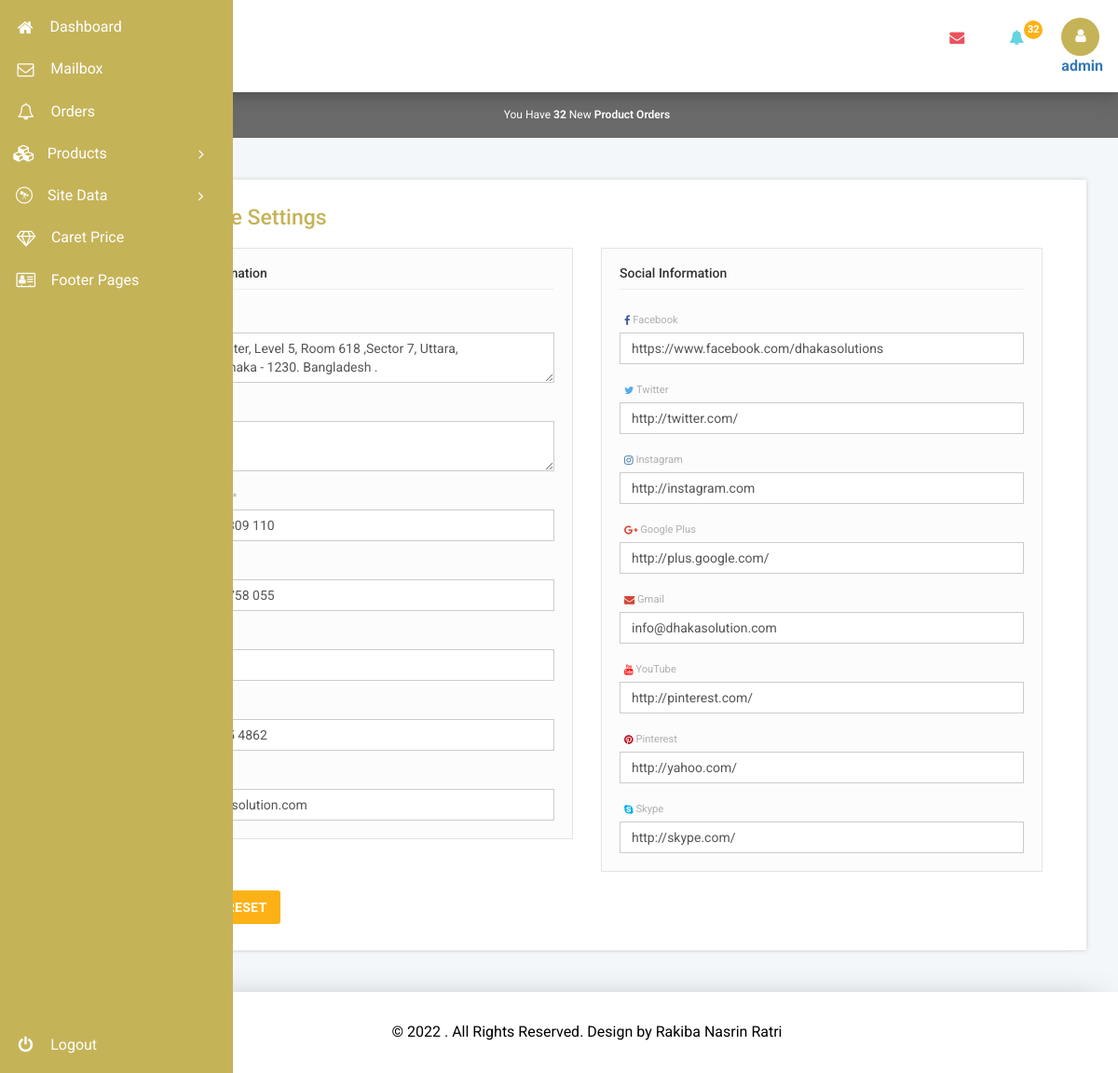
The app's page /admin/update-site-settings.php?ref=cin (signed in) with its own data.
### tables this page shows
CREATE TABLE IF NOT EXISTS `contact_information` (
  `address` text NOT NULL,
  `address2` text NOT NULL,
  `mobile1` varchar(90) NOT NULL,
  `mobile2` varchar(90) NOT NULL,
  `mobile3` varchar(90) NOT NULL,
  `phone` varchar(90) NOT NULL,
  `email` varchar(90) NOT NULL,
  `facebook` varchar(900) DEFAULT NULL,
  `twitter` varchar(900) DEFAULT NULL,
  `instagram` varchar(900) DEFAULT NULL,
  `linkedin` varchar(900) NOT NULL,
  `googleplus` varchar(900) DEFAULT NULL,
  `gmail` varchar(900) DEFAULT NULL,
  `youtube` varchar(900) DEFAULT NULL,
  `yahoo` varchar(900) DEFAULT NULL,
  `skype` varchar(900) DEFAULT NULL
);

### admin/includes/functions.php (called while the page is built, shortened)
<?php
	function get_contact_information($index) {
		return get_single_index_data("contact_information", true, $index);
	}
	function get_orders($extra_sql=true) {
		return get_some_data("p_order", $extra_sql);
	}
	function get_some_data($tablename, $condition, $needed_index='*') {
		global $conn;
		$get = "SELECT ".$needed_index." FROM ".$tablename." ";
		$get.= "WHERE ".$condition;
		$result = $conn->query($get);
		return $result;
	}
	function get_single_index_data($tablename, $condition, $index) {
		global $conn;
		$get = "SELECT ".$index." FROM ".$tablename." ";
		$get.= "WHERE ".$condition;
		$result = $conn->query($get);
		$row = $result->fetch_array();
		return $row[$index];
	}

### admin/update-site-settings.php (the view, shortened to what this page needs)
<?php
	include "../doc/includes/config.php";
	require_once "includes/functions.php";
	$dt = isset($_GET['ref']) ? $_GET['ref'] : exit(header('Location: index.php'));
?>
<?php include "includes/header.php"; ?>
<div class="main-grid">
	<div class="panel panel-widget">
		<div class="row my-div">
			<div class="col-md-12 my-div-heading"><h2>Update Site Settings</h2></div>
			<div class="col-md-12">
				<div class="form-body form-body-info">
					<div class="row">
					<?php if($dt == 'caret'){ ?>
						<div class="col-md-6 col-md-offset-3">
							<div class="well">
								<form enctype="multipart/form-data" method="post" action="" class="valida" >
									<input type="hidden" name="update_caret" value="1" />
									<div class="form-group">
										<label>Per caret price</label>
										<input type="text" class="form-control" placeholder="Page Title" name="title" value="<?php echo get_caret_price(); ?>">
									</div>
									<div class="form-group">
										<button type="submit" class="btn btn-primary">Submit</button>
									</div>
								</form>
							</div>
						</div>
					<?php } else if($dt == 'cin') { ?>
						<form enctype="multipart/form-data" method="post" action="" class="valida">
							<div class="col-lg-6 col-md-6">
								<div class="well">
									<h5>Contact Information</h5><hr>
									<div class="form-group">
										<label for="field-3">Address</label>
										<textarea name="address" required="true" id="field-3" class="form-control"><?php echo get_contact_information('address'); ?></textarea>
									</div>
									<div class="form-group">
										<label for="field-3-2">Address Line 2</label>
										<textarea name="address2" id="field-3-2" class="form-control"><?php echo get_contact_information('address2'); ?></textarea>
									</div>
									<div class="form-group">
										<label for="field-4">Mobile Number 1</label>
										<input type="text" value="<?php echo get_contact_information('mobile1'); ?>" name="mobile1" required="true" id="field-4" class="form-control">
									</div>
									<div class="form-group">
										<label for="field-5">Mobile Number 2</label>
										<input type="text" name="mobile2" value="<?php echo get_contact_information('mobile2'); ?>" id="field-5" class="form-control">
									</div>
									<div class="form-group">
										<label for="field-6">Mobile Number 3</label>
										<input type="text" name="mobile3" value="<?php echo get_contact_information('mobile3'); ?>" id="field-6" class="form-control">
									</div>
									<div class="form-group">
										<label for="field-7">Telephone</label>
										<input type="text" name="phone" value="<?php echo get_contact_information('phone'); ?>" id="field-7" class="form-control">
									</div>
									<div class="form-group">
										<label for="field-8">E-mail </label>
										<input type="email" name="email" value="<?php echo get_contact_information('email'); ?>" id="field-8" class="form-control">
									</div>
								</div>
							</div>
							<div class="col-lg-6 col-md-6">
								<div class="well">
									<h5>Social Information</h5><hr>
									<div class="form-group">
										<label for="field-9"><i class="fa fa-facebook" style="color: #3b5999"></i> Facebook</label>
										<input type="text" name="facebook" value="<?php echo get_contact_information('facebook'); ?>" id="field-9" class="form-control">
									</div>
									<div class="form-group">
										<label for="field-10"><i class="fa fa-twitter" style="color: #55acee"></i> Twitter</label>
										<input type="text" name="twitter" value="<?php echo get_contact_information('twitter'); ?>" id="field-10" class="form-control">
									</div>
									<div class="form-group">
										<label for="field-11"><i class="fa fa-instagram" style="color: #3f729b"></i> Instagram</label>
										<input type="text" name="instagram" value="<?php echo get_contact_information('instagram'); ?>" id="field-11" class="form-control">
									</div>
									<div class="form-group">
										<label for="field-12"><i class="fa fa-google-plus" style="color: #dd4b39"></i> Google Plus</label>
										<input type="text" name="googleplus" value="<?php echo get_contact_information('googleplus'); ?>" id="field-12" class="form-control">
									</div>
									<div class="form-group">
										<label for="field-12c"><i class="fa fa-envelope" style="color: #d44638"></i> Gmail</label>
										<input type="text" name="gmail" value="<?php echo get_contact_information('gmail'); ?>" id="field-12c" class="form-control">
									</div>
									<div class="form-group">
										<label for="field-12d"><i class="fa fa-youtube" style="color: #f00"></i> YouTube</label>
										<input type="text" name="youtube" value="<?php echo get_contact_information('youtube'); ?>" id="field-12d" class="form-control">
									</div>
									<div class="form-group">
										<label for="field-13"><i class="fa fa-pinterest" style="color: #bd081c"></i> Pinterest</label>
										<input type="text" name="yahoo" value="<?php echo get_contact_information('yahoo'); ?>" id="field-13" class="form-control">
									</div>
									<div class="form-group">
										<label for="field-14"><i class="fa fa-skype" style="color: #00AFF0"></i> Skype</label>
										<input type="text" name="skype" value="<?php echo get_contact_information('skype'); ?>" id="field-14" class="form-control">
									</div>
								</div>
							</div>
							<div class="col-lg-12 col-md-12">
								<div class="form-group">
									<input type="reset" name="res-1" id="res-1" value="Reset" class="btn btn-danger">
								</div>
							</div>
						</form>
					<?php } ?>
					</div>
				</div>
			</div>
		</div>
	</div>
</div>
<?php
	include "includes/footer.php";
?>

### admin/includes/header.php (shortened to what this page needs)
<?php
	$userinfo	= $conn->query("SELECT * FROM admins where Token = '".$conn->real_escape_string($_COOKIE['user'])."'");
	if($userinfo->num_rows  == 1) {
		$list_row	= $userinfo->fetch_array();
		$check_username = $list_row['username'];
	} else {
		setcookie("user", null, time() - 3600, "/");
		exit(header('Location: login.php?emsg='.urlencode("Invalid token or user deleted !")));
	}
?>
<!DOCTYPE html>
<head>
	<link rel="stylesheet" href="css/_ds_adm_boot.css">
	<link href="css/_ds_adm_design.css" rel='stylesheet' type='text/css' />
	<link rel="stylesheet" href="css/_ds_font_aws.css" type="text/css"/>
	<link rel="stylesheet" href="css/_ds_admmorris.css">
	<link href="css/_ds_file_input.css" media="all" rel="stylesheet" type="text/css"/>
	<link rel="stylesheet" href="css/_ds_note_summer.css">
</head>
<body class="dashboard-page">
	<nav class="main-menu">
		<ul>
			<li>
				<a href="index.php">
					<i class="fa fa-home nav_icon"></i>
					<span class="nav-text">Dashboard</span>
				</a>
			</li>
			<li>
				<a href="site-data.php?dt=msg">
					<i class="fa fa-envelope-o nav_icon"></i>
					<span class="nav-text">Mailbox</span>
				</a>
			</li>
			<li>
				<a href="site-data.php?dt=odr">
					<i class="fa fa-bell-o nav_icon"></i>
					<span class="nav-text">Orders</span>
				</a>
			</li>
			<li class="has-subnav">
				<a href="javascript:void(0);">
					<i class="fa fa-cubes nav_icon"></i><span class="nav-text">Products</span>
					<i class="icon-angle-right"></i><i class="icon-angle-down"></i>
				</a>
			</li>
			<li>
				<a href="javascript:void(0)">
					<i class="fa fa-wpexplorer nav-icon"></i>
					<span class="nav-text">Site Data</span>
					<i class="icon-angle-right"></i><i class="icon-angle-down"></i>
				</a>
			</li>
			<li>
				<a href="update-site-settings.php?ref=caret">
					<i class="fa fa-diamond nav_icon"></i>
					<span class="nav-text">Caret Price</span>
				</a>
			</li>
			<li>
				<a href="inner-pages.php">
					<i class="fa fa-address-card-o nav-icon"></i>
					<span class="nav-text">Footer Pages</span>
				</a>
			</li>
		</ul>
		<ul class="logout">
			<li>
				<a href="?logout">
					<i class="icon-off nav-icon"></i>
					<span class="nav-text">Logout</span>
				</a>
			</li>
		</ul>
	</nav>
	<section class="wrapper scrollable">
		<nav class="user-menu">
		</nav>
		<section class="title-bar">
			<div class="logo"><h1><a href="index.php"><img src="../images/logo.png" alt="" /></a></h1></div>
			<div class="header-right">
				<div class="profile_details_left">
					<div class="header-right-left">
						<ul class="nofitications-dropdown">
							<li class="dropdown head-dpdn">
							<?php
								$unread_message = get_messages("admin_read='0'");
								$unread_message_count	= $unread_message->num_rows;
							?>
								<a href="#" class="dropdown-toggle" data-toggle="dropdown"><i class="fa fa-envelope"></i><?php if($unread_message_count != 0){ ?><span class="badge"><?php echo $unread_message_count; ?></span><?php } ?></a>
							</li>
							<li class="dropdown head-dpdn">
							<?php
								$unread_order = get_orders("admin_read='0'");
								$unread_order_count	= $unread_order->num_rows;
							?>
								<a href="#" class="dropdown-toggle" data-toggle="dropdown" aria-expanded="false"><i class="fa fa-bell"></i><?php if($unread_order_count != 0){ ?><span class="badge blue"><?php echo $unread_order_count; ?></span><?php } ?></a>
							</li>
							<div class="clearfix"> </div>
						</ul>
					</div>
					<div class="profile_details">
						<ul>
							<li class="dropdown profile_details_drop">
								<a href="#" class="dropdown-toggle" data-toggle="dropdown" aria-expanded="false">
									<div class="profile_img">
										<span class="prfil-img"><i class="fa fa-user" aria-hidden="true"></i></span>
										<b><?= $check_username; ?></b>
									</div>
								</a>
							</li>
						</ul>
					</div>
					<div class="clearfix"></div>
				</div>
			</div>
			<div class="clearfix"></div>
		</section>
	<?php if($unread_order_count > 0 || $unread_message_count >0){ ?>
		<div class="alert alert-danger notification text-center">
		<?php if($unread_order_count > 0){ ?>
			You Have <strong><?php echo $unread_order_count; ?></strong> New <a href="site-data.php?dt=odr" class="alert-link"> Product Orders</a>
		<?php } ?>
		</div>
	<?php } ?>

### records on screen
contact_information: address "87, BNS Center, Level 5, Room 618 ,Sector 7, Uttara, Dhaka - 1230. Bangladesh .", mobile1 "+88 01709 309 110", mobile2 "+88 01956 758 055", phone "+88 02 4895 4862", email "info@dhakasolution.com", facebook "https://www.facebook.com/dhakasolutions", twitter "http://twitter.com/", instagram "http://instagram.com", googleplus "http://plus.google.com/", gmail "info@dhakasolution.com", youtube "http://pinterest.com/", yahoo "http://yahoo.com/", skype "http://skype.com/"

### other values on screen
$unread_order_count "32"
$check_username "admin"
